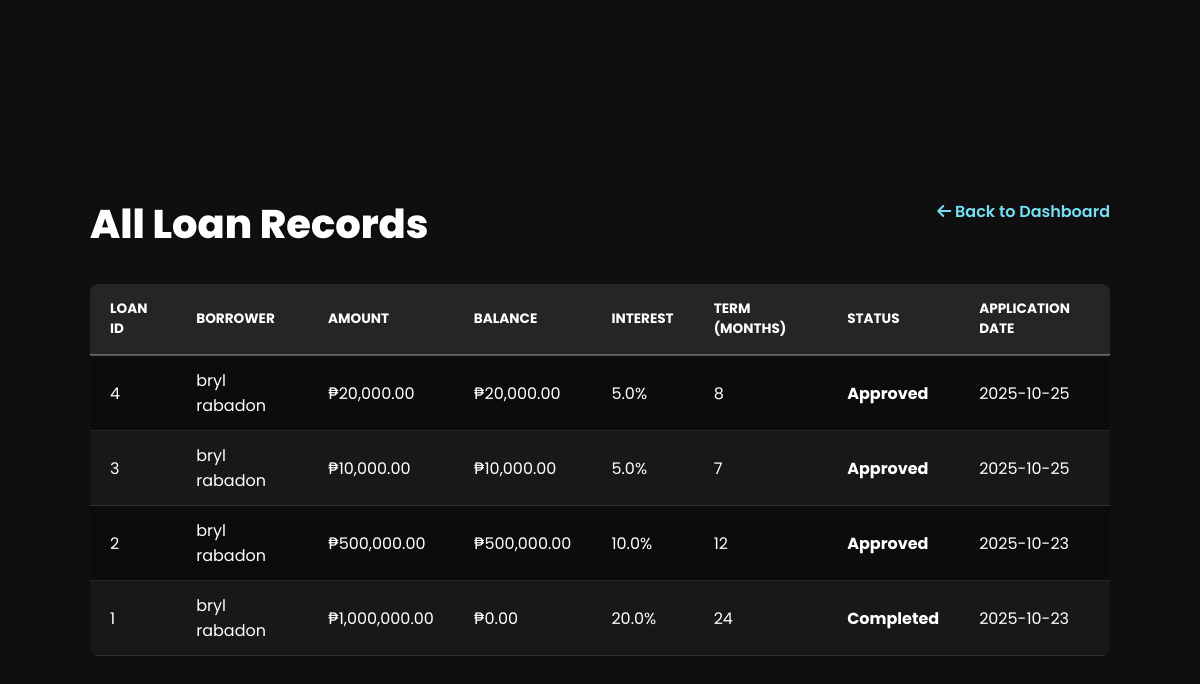
The page /admin/loans (signed in) on the database as committed earlier.
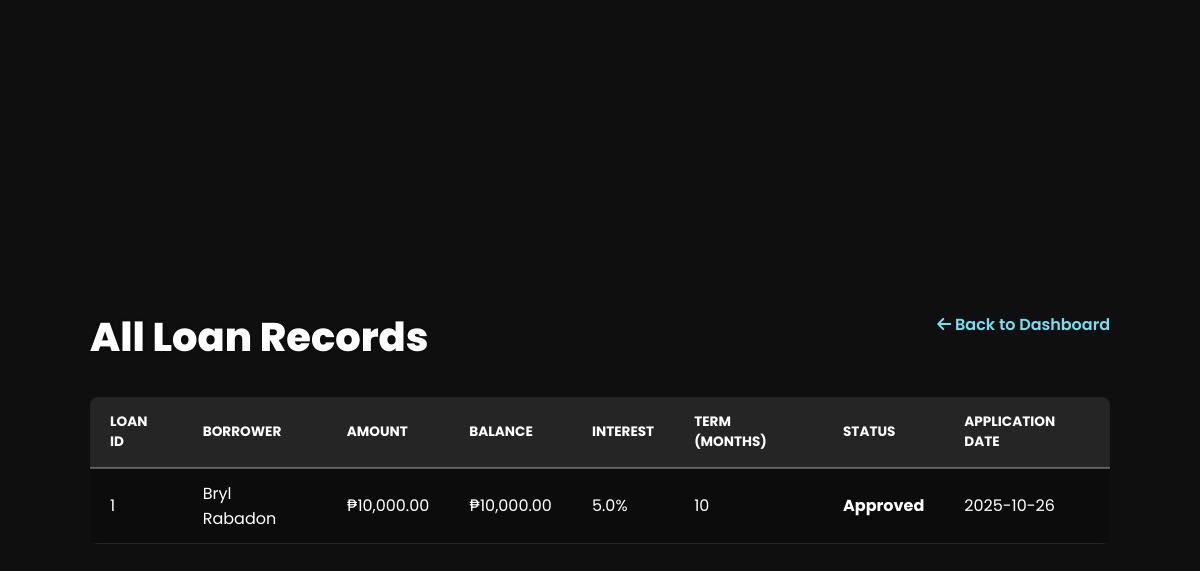
The same page on the database as committed later.
### models/post.py (models this page shows, shortened)
class LoanModel(db.Model):
    __tablename__ = 'loan'
    id = db.Column(db.Integer, primary_key=True)
    amount = db.Column(db.Float, nullable=False)
    interest_rate = db.Column(db.Float, nullable=False)
    term_months = db.Column(db.Integer, nullable=False)
    balance = db.Column(db.Float, nullable=False)
    status = db.Column(db.String(50), default='Pending', nullable=False)
    application_date = db.Column(db.DateTime, default=datetime.utcnow)
    user_id = db.Column(db.Integer, db.ForeignKey('user.id'), nullable=False)
    payments = db.relationship('PaymentModel', backref='loan_paid', lazy=True)

### models/user.py (models this page shows, shortened)
class UserModel(db.Model):
    __tablename__ = 'user'
    id = db.Column(db.Integer, primary_key=True)
    fullname = db.Column(db.String(150), nullable=False)
    email = db.Column(db.String(150), unique=True, nullable=False)
    password = db.Column(db.String(256), nullable=False)
    role = db.Column(db.String(50), nullable=False)
    is_approved = db.Column(db.Boolean, default=False, nullable=False)
    posts = db.relationship('PostModel', backref='author', lazy=True)
    loans = db.relationship('LoanModel', backref='borrower', lazy=True)

### bryl.py (the view)
    def decorated_function(*args, **kwargs):
        if 'user_id' not in session or session.get('role') != 'Admin':
            flash("You do not have permission to access that page.", "danger")
            return redirect(url_for('dashboard'))  # Redirect non-admins to their dashboard
        return f(*args, **kwargs)

### bryl.py (called while the page is built)
@bryl.context_processor
def inject_user_data():
    return dict(
        session=session,
        fullname=session.get('fullname'),
        role=session.get('role')
    )

def admin_required(f):
    def decorated_function(*args, **kwargs):
        if 'user_id' not in session or session.get('role') != 'Admin':
            flash("You do not have permission to access that page.", "danger")
            return redirect(url_for('dashboard'))  # Redirect non-admins to their dashboard
        return f(*args, **kwargs)
    decorated_function.__name__ = f.__name__
    return decorated_function

@bryl.route("/admin/loans")
@admin_required
def view_all_loans():
    all_loans = LoanModel.query.options(joinedload(LoanModel.borrower)).order_by(
        LoanModel.application_date.desc()).all()
    return render_template("admin_view_all_loans.html", all_loans=all_loans)

### templates/admin_view_all_loans.html
{% include 'base.html' %}
{% block content %}
<div class="admin-view-container">
    <div class="admin-header-row">
        <h2>All Loan Records</h2>
        <a href="{{ url_for('admin_dashboard') }}" class="back-link">
            <i class="fas fa-arrow-left"></i> Back to Dashboard
        </a>
    </div>
    {% if all_loans %}
        <table class="dark-table">
            <thead>
                <tr>
                    <th>Loan ID</th>
                    <th>Borrower</th>
                    <th>Amount</th>
                    <th>Balance</th>
                    <th>Interest</th>
                    <th>Term (Months)</th>
                    <th>Status</th>
                    <th>Application Date</th>
                </tr>
            </thead>
            <tbody>
                {% for loan in all_loans %}
                <tr>
                    <td>{{ loan.id }}</td>
                    <td>{{ loan.borrower.fullname }}</td>
                    <td>₱{{ '{:,.2f}'.format(loan.amount) }}</td>
                    <td>₱{{ '{:,.2f}'.format(loan.balance) }}</td>
                    <td>{{ loan.interest_rate }}%</td>
                    <td>{{ loan.term_months }}</td>
                    <td class="status-{{ loan.status|lower }}">
                        {{ loan.status }}
                    </td>
                    <td>{{ loan.application_date.strftime('%Y-%m-%d') }}</td>
                </tr>
                {% endfor %}
            </tbody>
        </table>
    {% else %}
        <p class="no-data">No loan records found in the system.</p>
    {% endif %}
</div>
{% endblock %}

### templates/base.html (shortened to what this page needs)
<!DOCTYPE html>
<html lang="en">
<head>
    <link rel="stylesheet" href="{{ url_for('static', filename='style.css') }}">
    <link rel="stylesheet" href="https://cdnjs.cloudflare.com/ajax/libs/font-awesome/6.0.0-beta3/css/all.min.css">
    </head>
<body class="{% if session.get('role') == 'Admin' %}admin-page-body{% elif session.get('role') == 'Borrower' %}admin-page-body{% else %}minimal-background{% endif %}">
</body>
</html>

### static/style.css (style rules this page uses)
* { margin: 0; padding: 0; box-sizing: border-box; }
body { font-family: 'Poppins', 'Inter', sans-serif; height: 100vh; display: flex; justify-content: center; align-items: center; flex-direction: column; font-size: 16px; background-color: #333; position: relative; color: white; }
body.minimal-background, .admin-page-body { background-image: url('https://static.vecteezy.com/system/resources/previews/010/518/840/non_2x/digital-finance-and-banking-service-in-futuristic-background-bank-building-with-online-payment-transaction-secure-money-and-financial-innovation-technology-vector.jpg'); background-size: cover; background-position: center; background-repeat: no-repeat; background-attachment: fixed; }
body.minimal-background::before, .admin-page-body::before { content: ""; position: absolute; top: 0; left: 0; width: 100%; height: 100%; background-color: rgba(0, 0, 0, 0.7); z-index: -1; }
a { text-decoration: none; color: white; transition: color 0.3s; }
.admin-page-body { background-image: url('https://static.vecteezy.com/system/resources/previews/010/518/840/non_2x/digital-finance-and-banking-service-in-futuristic-background-bank-building-with-online-payment-transaction-secure-money-and-financial-innovation-technology-vector.jpg'); background-size: cover; background-position: center; background-repeat: no-repeat; background-attachment: fixed; background-color: #333; color: white; }
.admin-page-body::before { content: ""; position: absolute; top: 0; left: 0; width: 100%; height: 100%; background-color: rgba(0, 0, 0, 0.7); z-index: -1; }
.admin-dashboard-container, .admin-view-container { width: 90%; max-width: 1400px; padding: 30px; margin: 100px auto 50px auto; }
.admin-header-row { display: flex; justify-content: space-between; align-items: center; margin-bottom: 30px; width: 100%; }
.admin-dashboard-container h2, .admin-view-container h2 { font-size: 2.5rem; color: white; font-weight: 800; text-shadow: 0 0 5px rgba(0, 0, 0, 0.5); }
.dark-table { width: 100%; border-collapse: collapse; margin-top: 15px; font-size: 1rem; background-color: rgba(0, 0, 0, 0.2); border-radius: 8px; overflow: hidden; }
.dark-table th { padding: 15px 20px; background-color: rgba(255, 255, 255, 0.1); color: white; font-weight: 700; text-transform: uppercase; font-size: 0.85rem; text-align: left; border-bottom: 2px solid rgba(255, 255, 255, 0.3); }
.dark-table td { padding: 12px 20px; text-align: left; color: white; border-bottom: 1px solid rgba(255, 255, 255, 0.1); }
.status-approved, .status-yes { color: #50ff99; font-weight: 700; }
.back-link { display: inline-block; margin-bottom: 25px; color: #75e0f3; font-weight: 600; }

Rows that differ between the two databases and show on the page:
removed LoanModel: id "4", borrower.fullname "bryl rabadon", amount "20,000.00", balance "20,000.00", interest_rate "5.0", term_months "8", status "Approved", application_date "2025-10-25"
removed LoanModel: id "3", borrower.fullname "bryl rabadon", amount "10,000.00", balance "10,000.00", interest_rate "5.0", term_months "7", status "Approved", application_date "2025-10-25"
removed LoanModel: id "2", borrower.fullname "bryl rabadon", amount "500,000.00", balance "500,000.00", interest_rate "10.0", term_months "12", status "Approved", application_date "2025-10-23"
changed LoanModel id 1: borrower.fullname "bryl rabadon" → "Bryl Rabadon"; amount "1,000,000.00" → "10,000.00"; balance "0.00" → "10,000.00"; interest_rate "20.0" → "5.0"; term_months "24" → "10"; status "Completed" → "Approved"; application_date "2025-10-23" → "2025-10-26"
